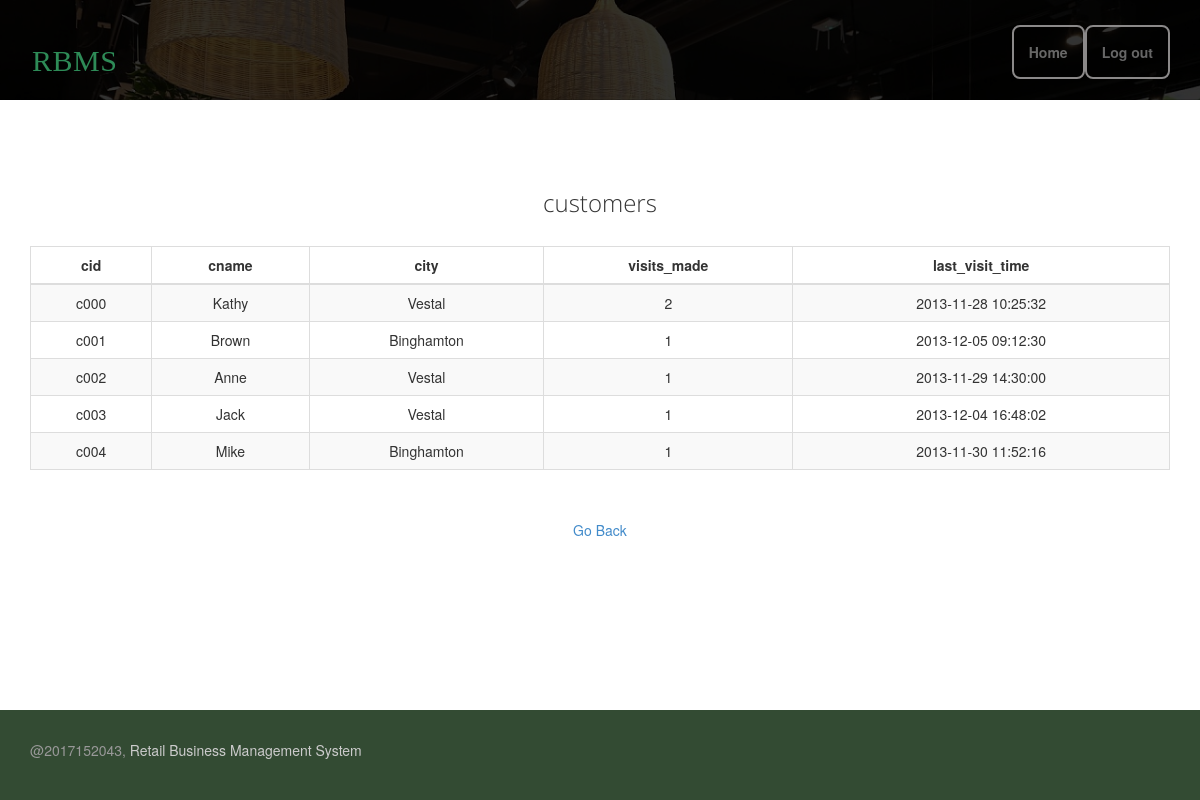
/Web/admin/viewtable.php?tbname=customers (signed in), run on the app's committed database.
### tables this page shows
CREATE TABLE `customers` (
  `cid` varchar(4) NOT NULL,
  `cname` varchar(15) DEFAULT NULL,
  `city` varchar(15) DEFAULT NULL,
  `visits_made` int(5) DEFAULT NULL,
  `last_visit_time` datetime DEFAULT NULL,
  PRIMARY KEY (`cid`)
);

### Web/admin/viewtable.php (the view, shortened to what this page needs)
<!DOCTYPE html>
<html lang="en">
<head>
    <link rel="stylesheet" href="../assets/css/bootstrap.min.css">
    <link rel="stylesheet" href="../assets/css/font-awesome.min.css">
    <link rel="stylesheet" href="../assets/css/bootstrap-theme.css" media="screen">
    <link rel="stylesheet" href="../assets/css/main.css">
</head>
<body>
<div class="navbar navbar-inverse navbar-fixed-top headroom">
    <div class="container">
        <div class="navbar-header">
            <a class="navbar-brand" href="../index.html">
                <div class="log">RBMS</div>
            </a>
        </div>
        <div class="navbar-collapse collapse">
            <ul class="nav navbar-nav pull-right">
                <li><a class="btn-lg" href="index.php">Home</a></li>
                <li><a class="btn-lg" href="../logout.php">Log out</a></li>
            </ul>
        </div>
    </div>
</div>
<header id="head" class="secondary"></header>
<div class="container">
    <br>
    <br>
    <br>
    <div class="row">
        <article class="col-xs-12 maincontent">
            <?php
            require '../connect.php';
            if (!isset($_GET['tbname'])) {
                echo " <h3 class=\"thin text-center\">ALL TABLES</h3>"."<br>";
                $query = "show tables;";
                $result = $conn->query($query);
                echo "<table class='table table-bordered table-striped table-hover'>";
                echo "<thead><th>Table Name</th></thead>";
                while($segment = $result->fetch_row()) {
                    echo "<tr>";
                    echo "<td>";
                    echo "<a href='viewtable.php?tbname=" . $segment[0] . "'>";
                    echo $segment[0] . "</a>";
                    echo "</td>";
                    echo "</tr>";
                }
                echo "</table>";
            }
            else {
                $tableName =  $_GET["tbname"];
                echo " <h3 class=\"thin text-center\">$tableName</h3>"."<br>";
                $index  = 0;
                $fieldNames = $conn->query("desc " . $tableName);
                echo "<table class='table table-bordered table-striped table-hover'>";
                echo "<thead>";
                foreach ($fieldNames as $fieldName) {
                    $fields[$index] = $fieldName["Field"];
                    $index++;
                    echo "<th>".$fieldName["Field"] . "</th>";
                }
                echo "</thead>";
                $sql = "call show_table('$tableName')";
                $result = $conn->query($sql);
                foreach ($result as $segment) {
                    echo "<tr>";
                    foreach ($fields as $field) {
                        echo "<td>";
                        echo $segment[$field] . "</td>";
                    }
                    echo "</tr>";
                }
                echo "</table>";
                echo "<br>"."<p><center><a role='button' href='viewtable.php'>Go Back</a></center></p>";
            }
            ?>
        </article>
    </div>
</div>
<br>
<br>
<footer id="footer" class="top-space">
    <div class="footer1">
        <div class="container">
            <div class="row">
                <div class="col-md-6 widget">
                    <div class="widget-body">
                        <p class="text-left">
                            @2017152043, <a href="#">Retail Business Management System</a>
                        </p>
                    </div>
                </div>
            </div>
        </div>
    </div>
</footer>
</body>
</html>

### Web/assets/css/main.css (style rules this page uses)
#head { background:#2E8B57 url( ../images/bg_header.jpg) no-repeat; height:100% ; background-size: cover; min-height:520px; text-align: center; padding-top:240px; color:white; font-family:"Open sans", Helvetica, Arial; font-weight:300; }
#head.secondary { height:100px; min-height: 100px; padding-top:0px; }
.headroom { -webkit-transition: all 0.4s ease-out; -moz-transition: all 0.4s ease-out; -o-transition: all 0.4s ease-out; transition: all 0.4s ease-out; }
h1, h2, h3, h4, h5, h6 { font-family:"Open sans", Helvetica, Arial; }
h1, .h1, h2, .h2, h3, .h3 { margin-top:30px; }
.thin { font-weight:300; }
.top-space { margin-top: 60px; }
.footer1 { position: fixed; bottom: 0; width:100%; background-color: rgba(0, 30, 0, 0.8); padding: 30px 0 0 0; font-size: 14px; color: #999; margin-bottom:0px; }
.footer1 a { color: #ccc; }
.footer1 .widget { margin-bottom:30px; }
.log { font: 300 16px/22px "Forte"; font-size: 30px; font-weight: 100; letter-spacing: .5px; line-height: 44px; text-align: center; padding: 2px; }

### Web/admin/viewtable.php (style rules this page uses)
th,td { text-align: center; }

### data on the page
customers: cid "c000", cname "Kathy", city "Vestal", visits_made "2", last_visit_time "2013-11-28 10:25:32"
customers: cid "c001", cname "Brown", city "Binghamton", visits_made "1", last_visit_time "2013-12-05 09:12:30"
customers: cid "c002", cname "Anne", city "Vestal", visits_made "1", last_visit_time "2013-11-29 14:30:00"
customers: cid "c003", cname "Jack", city "Vestal", visits_made "1", last_visit_time "2013-12-04 16:48:02"
customers: cid "c004", cname "Mike", city "Binghamton", visits_made "1", last_visit_time "2013-11-30 11:52:16"

### other printed values
$tableName "customers"
$fieldName["Field"] "cid"
$fieldName["Field"] "cname"
$fieldName["Field"] "city"
$fieldName["Field"] "visits_made"
$fieldName["Field"] "last_visit_time"
